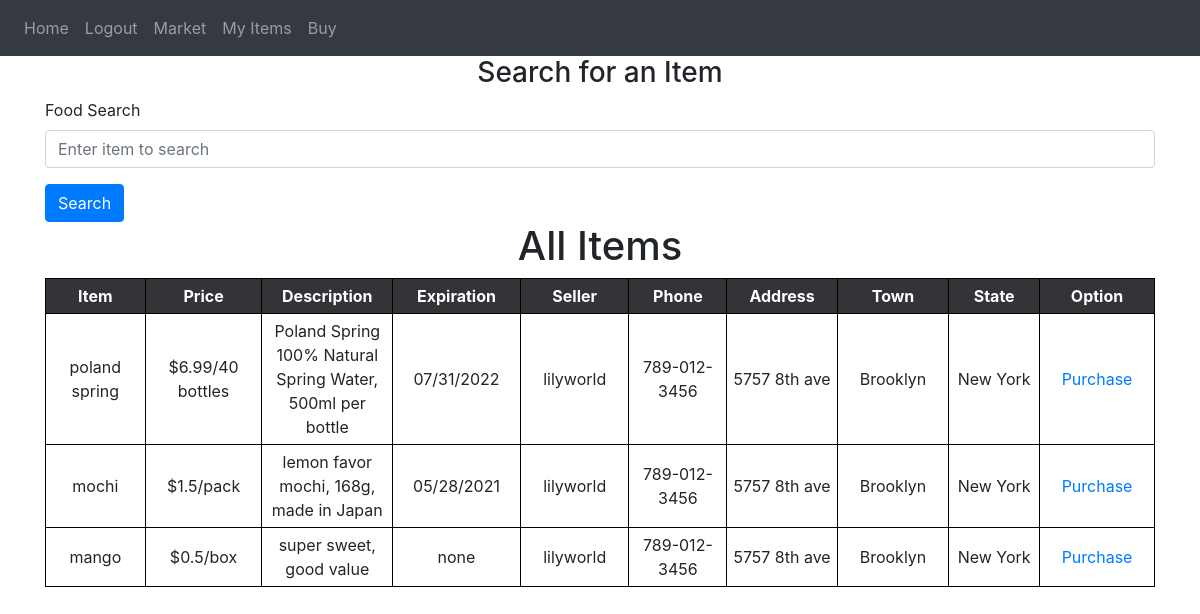
The app's page /market (signed in) with its own data.
### website/models.py (models this page shows)
class Item(db.Model):
    id = db.Column(db.Integer, primary_key=True)
    food = db.Column(db.String(100))
    price = db.Column(db.String(30))
    description = db.Column(db.String(600))
    expiration = db.Column(db.String(30))
    user_name = db.Column(db.String(100), db.ForeignKey('user.user_name'))

class User(db.Model, UserMixin):
    id = db.Column(db.Integer, primary_key=True)
    user_name = db.Column(db.String(100), unique=True)
    password = db.Column(db.String(100))
    address = db.Column(db.String(300))
    zipcode = db.Column(db.String(20))
    phone = db.Column(db.String(20))
    seller = db.relationship('Seller')  # seller table
    buyer = db.relationship('Buyer')  # access user's credit/debit card
    items = db.relationship('Item') #accesss user's items for sale
    cart = db.relationship('Cart') #access user's cart
    location = db.relationship('Location') # link to zipcode's state and town

class Location(db.Model):
    town =  db.Column(db.String(100))
    state =  db.Column(db.String(100))
    zipcode = db.Column(db.Integer, db.ForeignKey('user.zipcode'), primary_key=True)

### website/views.py (the view, shortened to what this page needs)
@views.route('/market', methods=['GET', 'POST'])
@login_required
def market():
    result = db.session.execute(
        'SELECT I.id, I.food, I.price, I.description, I.expiration, U.user_name, U.address, U.zipcode, U.phone, L.town, L.state FROM Location AS L JOIN User AS U JOIN Item AS I WHERE U.zipcode = L.zipcode AND I.user_name = U.user_name')
    my_stuff = Item.query.filter_by(user_name=current_user.user_name)
    return render_template("market.html", user=current_user, seller=result, my_stuff=my_stuff)

### website/__init__.py (called while the page is built)
def create_app():
    app = Flask(__name__)
    app.config['SECRET_KEY'] = 'slkdjfdkjfh'
    app.config['SQLALCHEMY_DATABASE_URI'] = f'sqlite:///{DB_NAME}'
    db.init_app(app)
    from .views import views
    from .auth import auth
    app.register_blueprint(views, url_prefix='/')
    app.register_blueprint(auth, url_prefix='/')
    from .models import User, Item, Buyer, Seller, Cart, Location
    create_database(app)
    login_manager = LoginManager()
    login_manager.login_view = 'auth.login'
    login_manager.init_app(app)
    @login_manager.user_loader
    def load_user(id): #okay, we do it by username, right, since we can search both tables
        return User.query.get(int(id))  # look for user based on id
    return app

### website/templates/market.html (shortened to what this page needs)
{% extends "base.html" %}
{% block content %}
<form method="POST">
    <h3 align="center">Search for an Item</h3>
    <div class="form-group">
    <label for="searchfood">Food Search</label>
    <input
      type="text"
      class="form-control"
      id="searchfood"
      name="searchfood"
      placeholder="Enter item to search"
    />
    </div>
    <button type="submit" class="btn btn-primary">Search</button>
</form>
{% if searchresults %}
<div class="searchpage">
    <h1 style="text-align: center">Search Results</h1>
    <table>
        <tr>
            <th>Item</th>
            <th>Price</th>
            <th>Description</th>
            <th>Expiration</th>
            <th>Seller</th>
            <th>Phone</th>
            <th>Address</th>
            <th>Town</th>
            <th>State</th>
            <th>Option</th>
        </tr>
        {% for searchresult in searchresults %}
        <tr>
            <td>{{ searchresult.food }}</td>
            <td>{{ searchresult.price }}</td>
            <td>{{ searchresult.description }}</td>
            <td>{{ searchresult.expiration }}</td>
            <td>{{ searchresult.user_name }}</td>
            <td>{{ searchresult.phone }}</td>
            <td>{{ searchresult.address }}</td>
            <td>{{ searchresult.town }}</td>
            <td>{{ searchresult.state }}</td>
            <td>
                <a href="/purchase/{{searchresult.id}}">Purchase</a>
            </td>
        </tr>
        {% endfor %}
    </table>
</div>
{% else %}
<div class="allitems">
    <h1 style="text-align: center">All Items</h1>
    <table>
        <tr>
            <th>Item</th>
            <th>Price</th>
            <th>Description</th>
            <th>Expiration</th>
            <th>Seller</th>
            <th>Phone</th>
            <th>Address</th>
            <th>Town</th>
            <th>State</th>
            <th>Option</th>
        </tr>
        {% for seller in seller %}
        <tr>
            <td>{{ seller.food  }}</td>
            <td>{{ seller.price  }}</td>
            <td>{{ seller.description }}</td>
            <td>{{ seller.expiration }}</td>
            <td>{{ seller.user_name  }}</td>
            <td>{{ seller.phone  }}</td>
            <td>{{ seller.address }}</td>
            <td>{{ seller.town }}</td>
            <td>{{ seller.state }}</td>
            <td>
                <a href="/purchase/{{seller.id}}">Purchase</a>
            </td>
        </tr>
        {% endfor %}
    </table>
</div>
{% endif %}
{% endblock %}

### website/templates/base.html (shortened to what this page needs)
<!DOCTYPE html>
<html>
  <head>
    <link
      rel="stylesheet"
      href="https://stackpath.bootstrapcdn.com/bootstrap/4.4.1/css/bootstrap.min.css"
    />
    <link
      rel="stylesheet"
      href="https://stackpath.bootstrapcdn.com/font-awesome/4.7.0/css/font-awesome.min.css"
    />
  </head>
  <body>
    <nav class="navbar navbar-expand-lg navbar-dark bg-dark">
      <div class="collapse navbar-collapse" id="navbar">
        <div class="navbar-nav">
          {% if user.is_authenticated %}
          <a class="nav-item nav-link" id="home" href="/">Home</a>
          <a class="nav-item nav-link" id="logout" href="/logout">Logout</a>
          <a class="nav-item nav-link" id="market" href="/market">Market</a>
          <a class="nav-item nav-link" id="items" href="/items">My Items</a>
          <a class="nav-item nav-link" id="market" href="/buy">Buy</a>
          {% else %}
          <a class="nav-item nav-link" id="login" href="/login">Login</a>
          <a class="nav-item nav-link" id="signUp" href="/sign-up">Sign Up</a>
          <a class="nav-item nav-link" id="about" href="/about">About</a>
          {% endif %}
        </div>
      </div>
    </nav>
    <div class="container">{% block content %} {% endblock %}</div>
  </body>
</html>

### website/static/lgin.css (style rules this page uses)
* { margin: 0; padding: 0; }
body { background: #e9eaea; font-family: roboto; user-select: none; }
.container { width: 450px; margin: 30px auto; }
.btn { width: 100%; background: #34b3a0; height: 60px; text-align: center; line-height: 60px; text-transform: uppercase; color: #fff; font-weight: bold; letter-spacing: 1px; cursor: pointer; margin-bottom: 30px; }

### website/static/style.css (style rules this page uses)
body { font-family: "Open Sans", sans-serif; overflow-x: hidden; color: #444444; background-color: white; }
a { color: #2487ce; }
h1, h2, h3, h4, h5, h6 { font-family: "Poppins", sans-serif; }
h3 { font-family: "Poppins", sans-serif; font-weight: bold; }

### website/templates/market.html (style rules this page uses)
table { border-collapse: collapse; }
th { background-color:#333338; Color:white; }
th, td { width:250px; text-align:center; border:1px solid black; padding:5px }

### records on screen
Item: food "poland spring", price "$6.99/40 bottles", description "Poland Spring 100% Natural Spring Water, 500ml per bottle", expiration "07/31/2022", user_name "lilyworld", phone "789-012-3456", address "5757 8th ave", town "Brooklyn", state "New York"
Item: food "mochi", price "$1.5/pack", description "lemon favor mochi, 168g, made in Japan", expiration "05/28/2021", user_name "lilyworld", phone "789-012-3456", address "5757 8th ave", town "Brooklyn", state "New York"
Item: food "mango", price "$0.5/box", description "super sweet, good value", expiration "none", user_name "lilyworld", phone "789-012-3456", address "5757 8th ave", town "Brooklyn", state "New York"
